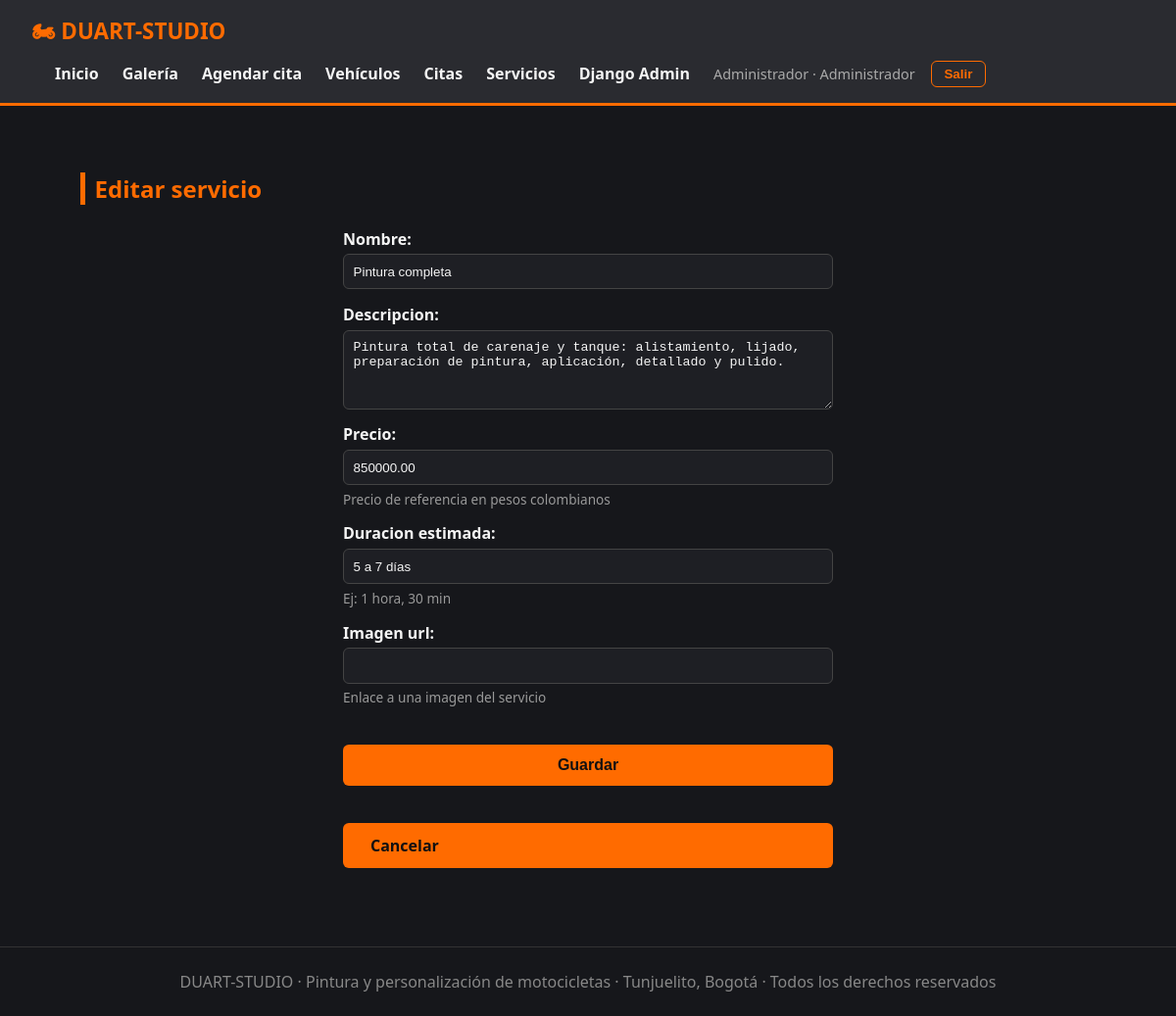
Page /servicios/1/editar/ (signed in) on the committed database.
### taller_motos/models.py (models this page shows, shortened)
class Servicio(models.Model):
    nombre = models.CharField(max_length=100)
    descripcion = models.TextField()
    precio = models.DecimalField(max_digits=10, decimal_places=2, help_text="Precio de referencia en pesos colombianos")
    duracion_estimada = models.CharField(max_length=50, help_text="Ej: 1 hora, 30 min")
    imagen_url = models.URLField(blank=True, help_text="Enlace a una imagen del servicio")

### taller_motos/views.py (the view)
# urls.py: path("servicios/<int:servicio_id>/editar/", views.servicio_update, name="servicio_update"),
@rol_requerido(ADMINISTRADOR)
def servicio_update(request, servicio_id):
    servicio = get_object_or_404(Servicio, pk=servicio_id)
    if request.method == "POST":
        form = ServicioForm(request.POST, instance=servicio)
        if form.is_valid():
            form.save()
            messages.success(request, "Servicio actualizado correctamente.")
            return redirect("taller_motos:servicio_list")
    else:
        form = ServicioForm(instance=servicio)
    return render(request, "taller_motos/servicio_form.html", {"form": form, "modo": "Editar"})

### taller_motos/forms.py
class ServicioForm(forms.ModelForm):
    class Meta:
        model = Servicio
        fields = ["nombre", "descripcion", "precio", "duracion_estimada", "imagen_url"]
        widgets = {
            "descripcion": forms.Textarea(attrs={"rows": 4}),
        }

### taller_motos/context_processors.py (called while the page is built)
def rol(request):
    usuario = request.user
    administrador = es_administrador(usuario)
    if administrador:
        nombre = "Administrador"
    elif es_cliente(usuario):
        nombre = "Cliente"
    else:
        nombre = "Visitante"
    return {"es_administrador": administrador, "rol_usuario": nombre}

### taller_motos/roles.py (called while the page is built)
def es_administrador(usuario):
    return usuario.is_authenticated and (
        usuario.is_superuser or usuario.groups.filter(name=ADMINISTRADOR).exists()
    )

def rol_requerido(*roles):
    comprobaciones = {ADMINISTRADOR: es_administrador, CLIENTE: es_cliente}
    def decorador(vista):
        @wraps(vista)
        def envoltura(request, *args, **kwargs):
            if not request.user.is_authenticated:
                return redirect_to_login(request.get_full_path())
            if any(comprobaciones[rol](request.user) for rol in roles):
                return vista(request, *args, **kwargs)
            raise PermissionDenied  # Muestra templates/403.html
        return envoltura
    return decorador

### taller_motos/templates/taller_motos/servicio_form.html (shortened to what this page needs)
{% extends "taller_motos/base.html" %}
{% block contenido %}
<section class="seccion">
  <h2>{{ modo }} servicio</h2>
  <form class="formulario" method="post">
    {{ form.as_p }}
    <button class="btn" type="submit">Guardar</button>
    <a class="btn" href="{% url 'taller_motos:servicio_list' %}">Cancelar</a>
  </form>
</section>
{% endblock %}

### taller_motos/templates/taller_motos/base.html (shortened to what this page needs)
{% load static %}
<!DOCTYPE html>
<html lang="es">
<head>
  <link rel="stylesheet" href="{% static 'taller_motos/estilos.css' %}">
</head>
<body>
  <header class="navbar">
    <a class="marca" href="{% url 'taller_motos:index' %}">🏍 DUART-STUDIO</a>
    <nav>
      <a href="{% url 'taller_motos:index' %}">Inicio</a>
      <a href="{% url 'taller_motos:galeria' %}">Galería</a>
      <a href="{% url 'taller_motos:contacto' %}">Agendar cita</a>
      {% if es_administrador %}
        <a href="{% url 'taller_motos:vehiculo_list' %}">Vehículos</a>
        <a href="{% url 'taller_motos:cita_list' %}">Citas</a>
        <a href="{% url 'taller_motos:servicio_list' %}">Servicios</a>
        <a href="{% url 'admin:index' %}">Django Admin</a>
      {% elif user.is_authenticated %}
        <a href="{% url 'taller_motos:mi_proceso' %}">Mi Proceso</a>
      {% endif %}
      {% if user.is_authenticated %}
        <span class="usuario">{{ user.first_name|default:user.username }} · {{ rol_usuario }}</span>
        <form class="form-salir" method="post" action="{% url 'taller_motos:logout' %}">
          <button type="submit">Salir</button>
        </form>
      {% else %}
        <a href="{% url 'taller_motos:login' %}">Ingresar</a>
        <a class="nav-destacado" href="{% url 'taller_motos:registro' %}">Crear cuenta</a>
      {% endif %}
    </nav>
  </header>
  {% block contenido %}{% endblock %}
  <footer>
    DUART-STUDIO &middot; Pintura y personalización de motocicletas &middot; Tunjuelito, Bogotá &middot; Todos los derechos reservados
  </footer>
</body>
</html>

### taller_motos/static/taller_motos/estilos.css (style rules this page uses)
:root { --negro: #16171b; --naranja: #ff6b00; --gris: #2a2b30; --blanco: #f5f5f5; }
* { box-sizing: border-box; }
body { margin: 0; font-family: "Segoe UI", Arial, sans-serif; background: var(--negro); color: var(--blanco); }
header.navbar { display: flex; justify-content: space-between; align-items: center; padding: 1rem 2rem; background: var(--gris); border-bottom: 3px solid var(--naranja); }
header.navbar .marca { font-size: 1.4rem; font-weight: bold; color: var(--naranja); text-decoration: none; }
header.navbar nav a { color: var(--blanco); text-decoration: none; margin-left: 1.5rem; font-weight: 600; }
.btn { display: inline-block; margin-top: 1.5rem; padding: .75rem 1.75rem; background: var(--naranja); color: #111; font-weight: bold; border-radius: 6px; text-decoration: none; }
.seccion { padding: 3rem 2rem; max-width: 1100px; margin: 0 auto; }
.seccion h2 { color: var(--naranja); border-left: 5px solid var(--naranja); padding-left: .6rem; }
form.formulario { max-width: 500px; margin: 1.5rem auto 0 auto; display: flex; flex-direction: column; gap: .9rem; }
form.formulario label { font-weight: 600; }
form.formulario input, form.formulario select, form.formulario textarea { padding: .6rem; border-radius: 6px; border: 1px solid #444; background: #1e1f24; color: var(--blanco); }
footer { text-align: center; padding: 1.5rem; color: #888; border-top: 1px solid #333; margin-top: 2rem; }
header.navbar { flex-wrap: wrap; gap: .5rem; }
header.navbar nav { display: flex; flex-wrap: wrap; align-items: center; gap: .25rem 0; }
header.navbar .usuario { margin-left: 1.5rem; color: #aaa; font-size: .9rem; }
.form-salir { display: inline; margin-left: 1rem; }
.form-salir button { background: none; border: 1px solid var(--naranja); color: var(--naranja); padding: .3rem .8rem; border-radius: 6px; cursor: pointer; font-weight: 600; }
a { color: var(--naranja); }
button.btn { border: none; cursor: pointer; font-size: 1rem; }
form.formulario p { display: flex; flex-direction: column; gap: .3rem; margin: 0; }
form.formulario .helptext, form.formulario .helptext ul { color: #999; font-size: .85rem; }

### rows in the picture
Servicio: nombre "Pintura completa", descripcion "Pintura total de carenaje y tanque: alistamiento, lijado, preparación de pintura, aplicación, detallado y pulido.", precio "850000.00", duracion_estimada "5 a 7 días"

### other values in the picture
{{ user.first_name|default:user.username }} "Administrador"
{{ rol_usuario }} "Administrador"
{{ modo }} "Editar"
